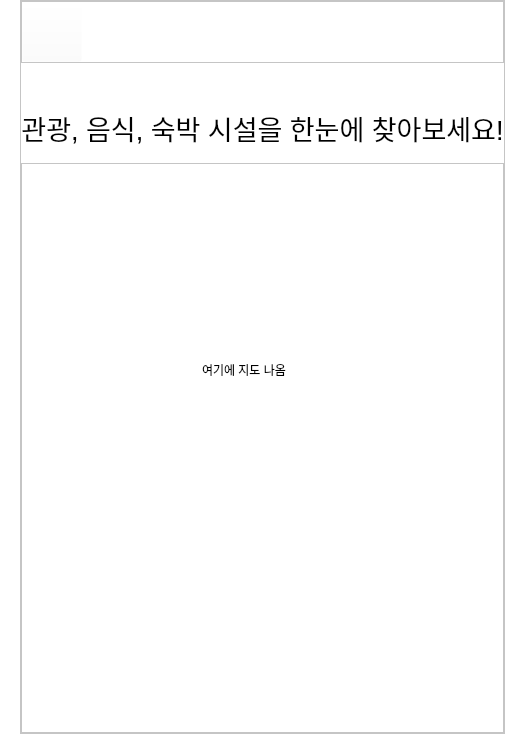
      <widget class="QWidget" name="main_page_5">
       <property name="styleSheet">
        <string notr="true">background-color: rgb(255, 255, 255);</string>
       </property>
       <layout class="QVBoxLayout" name="verticalLayout_29">
        <property name="spacing">
         <number>0</number>
        </property>
        <property name="leftMargin">
         <number>0</number>
        </property>
        <property name="topMargin">
         <number>0</number>
        </property>
        <property name="rightMargin">
         <number>0</number>
        </property>
        <property name="bottomMargin">
         <number>0</number>
        </property>
        <item>
         <layout class="QHBoxLayout" name="horizontalLayout_25">
          <property name="spacing">
           <number>0</number>
          </property>
          <item>
           <spacer name="horizontalSpacer_27">
            <property name="orientation">
             <enum>Qt::Horizontal</enum>
            </property>
            <property name="sizeType">
             <enum>QSizePolicy::Fixed</enum>
            </property>
            <property name="sizeHint" stdset="0">
             <size>
              <width>20</width>
              <height>20</height>
             </size>
            </property>
           </spacer>
          </item>
          <item>
           <widget class="QFrame" name="frame_27">
            <property name="minimumSize">
             <size>
              <width>0</width>
              <height>220</height>
             </size>
            </property>
            <property name="frameShape">
             <enum>QFrame::StyledPanel</enum>
            </property>
            <property name="frameShadow">
             <enum>QFrame::Raised</enum>
            </property>
            <layout class="QVBoxLayout" name="verticalLayout_26">
             <property name="spacing">
              <number>0</number>
             </property>
             <property name="leftMargin">
              <number>0</number>
             </property>
             <property name="topMargin">
              <number>0</number>
             </property>
             <property name="rightMargin">
              <number>0</number>
             </property>
             <property name="bottomMargin">
              <number>0</number>
             </property>
             <item>
              <widget class="QFrame" name="frame_28">
               <property name="maximumSize">
                <size>
                 <width>16777215</width>
                 <height>80</height>
                </size>
               </property>
               <property name="frameShape">
                <enum>QFrame::StyledPanel</enum>
               </property>
               <property name="frameShadow">
                <enum>QFrame::Raised</enum>
               </property>
               <layout class="QHBoxLayout" name="horizontalLayout_26">
                <property name="spacing">
                 <number>0</number>
                </property>
                <property name="leftMargin">
                 <number>0</number>
                </property>
                <property name="topMargin">
                 <number>0</number>
                </property>
                <property name="rightMargin">
                 <number>0</number>
                </property>
                <property name="bottomMargin">
                 <number>0</number>
                </property>
                <item>
                 <widget class="QPushButton" name="back_5_btn">
                  <property name="minimumSize">
                   <size>
                    <width>60</width>
                    <height>60</height>
                   </size>
                  </property>
                  <property name="styleSheet">
                   <string notr="true">background-color: rgba(255, 255, 255, 0);</string>
                  </property>
                  <property name="text">
                   <string/>
                  </property>
                  <property name="icon">
                   <iconset>
                    <normaloff>img/back.png</normaloff>img/back.png</iconset>
                  </property>
                  <property name="iconSize">
                   <size>
                    <width>60</width>
                    <height>60</height>
                   </size>
                  </property>
                 </widget>
                </item>
                <item>
                 <spacer name="horizontalSpacer_28">
                  <property name="orientation">
                   <enum>Qt::Horizontal</enum>
                  </property>
                  <property name="sizeType">
                   <enum>QSizePolicy::Expanding</enum>
                  </property>
                  <property name="sizeHint" stdset="0">
                   <size>
                    <width>40</width>
                    <height>20</height>
                   </size>
                  </property>
                 </spacer>
                </item>
               </layout>
              </widget>
             </item>
             <item>
              <spacer name="verticalSpacer_15">
               <property name="orientation">
                <enum>Qt::Vertical</enum>
               </property>
               <property name="sizeType">
                <enum>QSizePolicy::Fixed</enum>
               </property>
               <property name="sizeHint" stdset="0">
                <size>
                 <width>20</width>
                 <height>30</height>
                </size>
               </property>
              </spacer>
             </item>
             <item>
              <widget class="QLabel" name="main_5_title_lab">
               <property name="minimumSize">
                <size>
                 <width>0</width>
                 <height>70</height>
                </size>
               </property>
               <property name="maximumSize">
                <size>
                 <width>16777215</width>
                 <height>70</height>
                </size>
               </property>
               <property name="font">
                <font>
                 <pointsize>20</pointsize>
                </font>
               </property>
               <property name="text">
                <string>관광, 음식, 숙박 시설을 한눈에 찾아보세요!</string>
               </property>
               <property name="alignment">
                <set>Qt::AlignCenter</set>
               </property>
              </widget>
             </item>
             <item>
              <widget class="QFrame" name="frame_29">
               <property name="minimumSize">
                <size>
                 <width>0</width>
                 <height>570</height>
                </size>
               </property>
               <property name="frameShape">
                <enum>QFrame::StyledPanel</enum>
               </property>
               <property name="frameShadow">
                <enum>QFrame::Raised</enum>
               </property>
               <layout class="QVBoxLayout" name="verticalLayout_27">
                <property name="spacing">
                 <number>0</number>
                </property>
                <property name="leftMargin">
                 <number>0</number>
                </property>
                <property name="topMargin">
                 <number>0</number>
                </property>
                <property name="rightMargin">
                 <number>0</number>
                </property>
                <property name="bottomMargin">
                 <number>0</number>
                </property>
                <item>
                 <widget class="QWidget" name="map_widget_4" native="true">
                  <property name="maximumSize">
                   <size>
                    <width>16777215</width>
                    <height>16777215</height>
                   </size>
                  </property>
                  <widget class="QLabel" name="label_8">
                   <property name="geometry">
                    <rect>
                     <x>180</x>
                     <y>190</y>
                     <width>141</width>
                     <height>31</height>
                    </rect>
                   </property>
                   <property name="text">
                    <string>여기에 지도 나옴</string>
                   </property>
                  </widget>
                 </widget>
                </item>
                <item>
                 <spacer name="verticalSpacer_16">
                  <property name="orientation">
                   <enum>Qt::Vertical</enum>
                  </property>
                  <property name="sizeType">
                   <enum>QSizePolicy::Fixed</enum>
                  </property>
                  <property name="sizeHint" stdset="0">
                   <size>
                    <width>20</width>
                    <height>40</height>
                   </size>
                  </property>
                 </spacer>
                </item>
               </layout>
              </widget>
             </item>
            </layout>
           </widget>
          </item>
          <item>
           <spacer name="horizontalSpacer_29">
            <property name="orientation">
             <enum>Qt::Horizontal</enum>
            </property>
            <property name="sizeType">
             <enum>QSizePolicy::Fixed</enum>
            </property>
            <property name="sizeHint" stdset="0">
             <size>
              <width>20</width>
              <height>20</height>
             </size>
            </property>
           </spacer>
          </item>
         </layout>
        </item>
       </layout>
      </widget>
